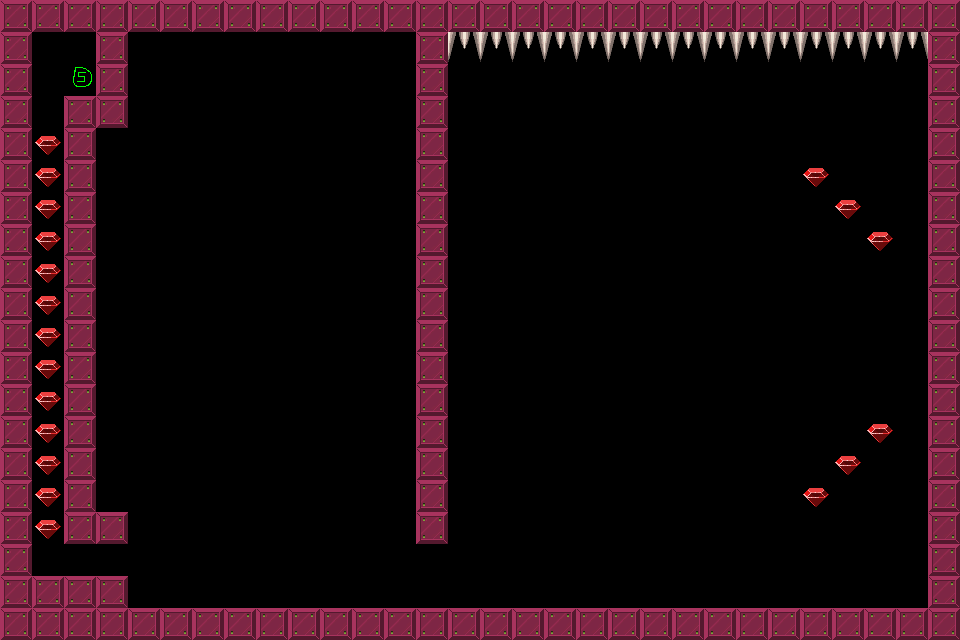

This game map was drawn from its Tiled (.tmx) file and the tilesets committed beside it. A one-line description and the trimmed map source follow:
An orthogonal 30x20 tile map with 32x32 px tiles, 1 tile layer (Tile Layer 1).

<map version="1.0" orientation="orthogonal" width="30" height="20" tilewidth="32" tileheight="32">
 <tileset firstgid="1" name="brick-1" tilewidth="32" tileheight="32">
  <image source="brick-1.png" width="128" height="128" />
  <tile id="0">
   <properties>
    <property name="components" value="Platform" />
   </properties>
  </tile>
  <tile id="1">
   <properties>
    <property name="components" value="PlayerStart" />
   </properties>
  </tile>
  <tile id="2">
   <properties>
    <property name="components" value="Spikes, Deadly" />
   </properties>
  </tile>
  <tile id="3">
   <properties>
    <property name="components" value="Gem" />
   </properties>
  </tile>
  <tile id="4">
   <properties>
    <property name="components" value="Spikes, Deadly" />
   </properties>
  </tile>
  <tile id="5">
   <properties>
    <property name="components" value="Stone, Pushable, Platform" />
   </properties>
  </tile>
  <tile id="6">
   <properties>
    <property name="components" value="Gem, PowerUp" />
   </properties>
  </tile>
  <tile id="7">
   <properties>
    <property name="components" value="Gem, PowerDown" />
   </properties>
  </tile>
 </tileset>
 <layer name="Tile Layer 1" width="30" height="20">
  <data>[600 cells, 168 non-empty, 4 distinct tile ids]</data>
 </layer>
</map>
